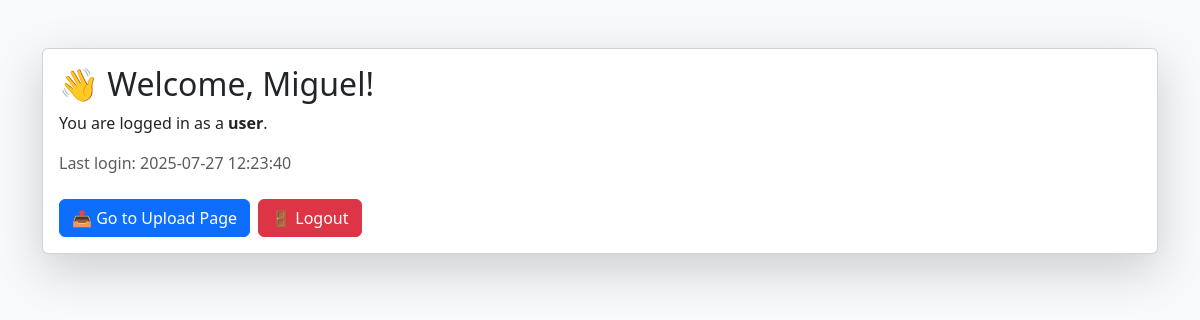
/ (signed in), run on the app's committed database.
### tables this page shows
CREATE TABLE users (
            id INTEGER PRIMARY KEY AUTOINCREMENT,
            username TEXT UNIQUE NOT NULL,
            password TEXT NOT NULL,
            role TEXT DEFAULT 'user'
        , last_login TEXT);

### app.py (the view)
@app.route('/')
@login_required
def dashboard():
    user = get_user(current_user.username)
    return render_template('dashboard.html', username=user[1], role=user[3], last_login=user[4])

### app.py (called while the page is built)
@login_manager.user_loader
def load_user(user_id):
    user = get_user_by_id(user_id)
    if user:
        return User(user[0], user[1], user[2], user[3])
    return None

### models.py (called while the page is built)
def get_user(username):
    conn = sqlite3.connect(DB_NAME)
    c = conn.cursor()
    c.execute('SELECT * FROM users WHERE username = ?', (username,))
    user = c.fetchone()
    conn.close()
    return user

def get_user_by_id(user_id):
    conn = sqlite3.connect(DB_NAME)
    c = conn.cursor()
    c.execute('SELECT * FROM users WHERE id = ?', (user_id,))
    user = c.fetchone()
    conn.close()
    return user

### templates/dashboard.html (shortened to what this page needs)
<!DOCTYPE html>
<html lang="en">
<head>
    <link href="https://cdn.jsdelivr.net/npm/bootstrap@5.3.0/dist/css/bootstrap.min.css" rel="stylesheet">
</head>
<body class="bg-light">
<div class="container py-5">
    <div class="card shadow-lg">
        <div class="card-body">
            <h2 class="card-title">👋 Welcome, {{ username }}!</h2>
            <p class="card-text">You are logged in as a <strong>{{ role }}</strong>.</p>
              <p class="text-muted mb-4">
                 Last login:
                         {{ last_login if last_login else "N/A" }}
                                 </p>
            <div class="d-grid gap-2 d-md-flex mt-4">
                <a href="/upload" class="btn btn-primary">📤 Go to Upload Page</a>
                <a href="/logout" class="btn btn-danger">🚪 Logout</a>
            </div>
        </div>
    </div>
</div>
</body>
</html>

### data on the page
users: username "Miguel", role "user", last_login "2025-07-27 12:23:40"
